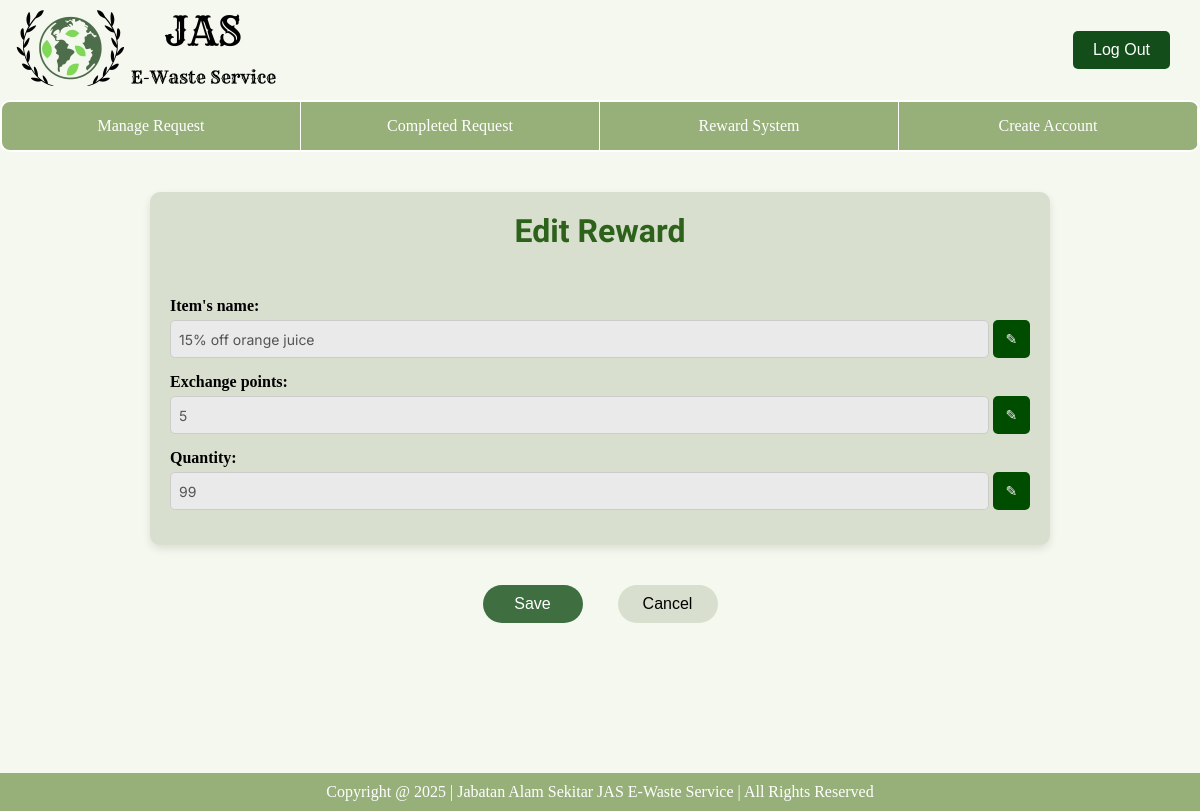
The page /operator/edit_reward/V0001/ on the database as committed earlier.
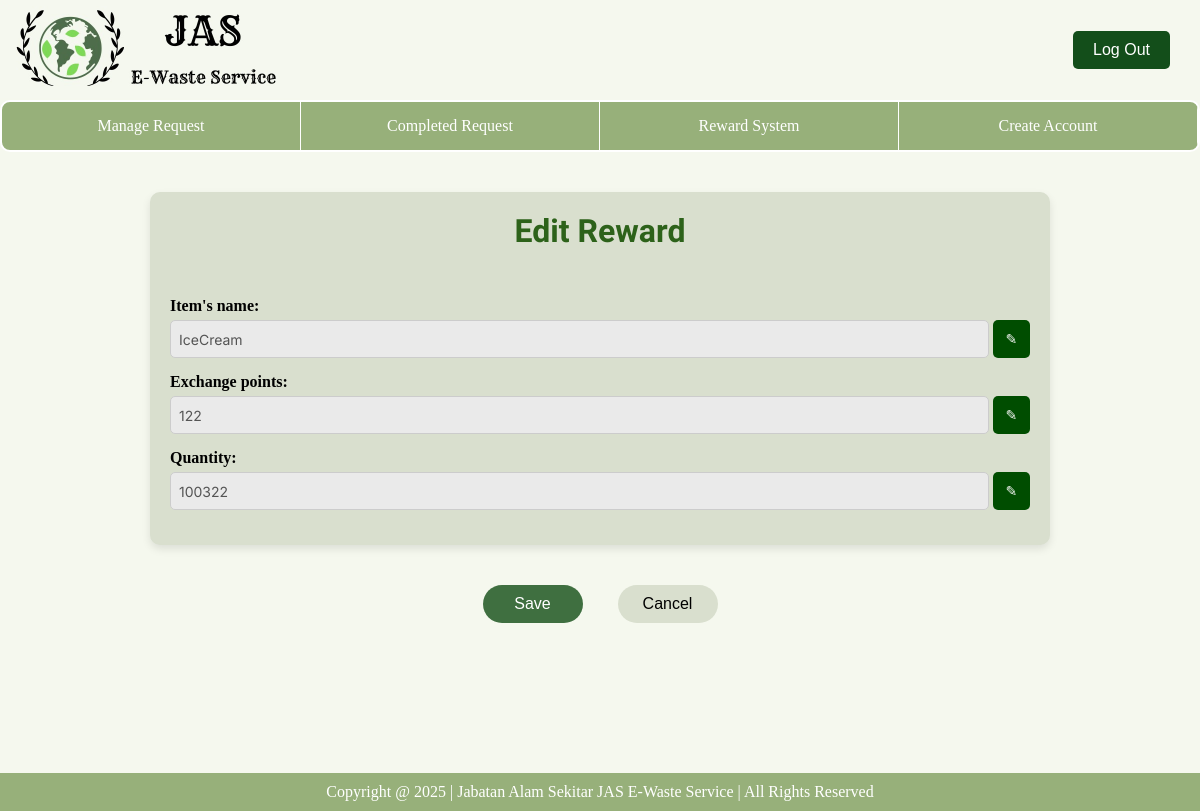
The same page on the database as committed later.
### database/models.py (models this page shows, shortened)
class Voucher(models.Model):
    voucherID = models.CharField(primary_key=True, max_length=200)
    name = models.CharField(max_length=150)
    pointsRequired = models.IntegerField()
    quantity = models.IntegerField()

### e_waste_operator/views.py (the view, shortened to what this page needs)
# urls.py: path('edit_reward/<str:voucherID>/', edit_reward, name='edit_reward'), #Add Reward
def edit_reward(request, voucherID):
    voucher = get_object_or_404(Voucher, voucherID=voucherID)
    return render(request, 'operator/operator-editReward.html', {"voucher": voucher})

### e_waste_operator/templates/operator/operator-editReward.html (shortened to what this page needs)
{% extends 'operator/base_operator.html' %}
{% load static %}
{% block extra_css %}
    <link rel="stylesheet" href="{% static 'css/operator-editReward.css' %}">
{% endblock %}
{% block content %}
    <div class="container">
        <div class="title-container">
            <h1 class="title">Edit Reward</h1>
        </div>
        <form method="post" id="edit-reward-form" action="{% url 'operator:edit_reward' voucher.voucherID %}">
          <div class="form-group">
              <label for="item-name">Item's name:</label>
              <div class="input-container">
                  <input id="item-name" name="name" type="text" value="{{ voucher.name }}" disabled required>
                  <button type="button" class="edit-btn" onclick="enableEdit('item-name')">✎</button>
              </div>
          </div>
          <div class="form-group">
              <label for="points">Exchange points:</label>
              <div class="input-container">
                  <input id="points" name="pointsRequired" type="number" value="{{ voucher.pointsRequired }}" disabled required>
                  <button type="button" class="edit-btn" onclick="enableEdit('points')">✎</button>
              </div>
          </div>
          <div class="form-group">
              <label for="quantity">Quantity:</label>
              <div class="input-container">
                  <input id="quantity" name="quantity" type="number" value="{{ voucher.quantity }}" disabled required>
                  <button type="button" class="edit-btn" onclick="enableEdit('quantity')">✎</button>
              </div>
          </div>
       </form>
    </div>
    <div class="btn-container">
        <div class="button1">
            <button type="submit" class="btn-save" onclick="submitForm()">Save</button>
        </div>
        <div class="button2">
            <a href="{% url 'operator:reward_system'%}">
                <button class="btn-cancel">Cancel</button>
            </a>
        </div>
    </div>
{% endblock %}

Rows that differ between the two databases and show on the page:
changed Voucher: name "15% off orange juice" → "IceCream"; pointsRequired "5" → "122"; quantity "99" → "100322"
